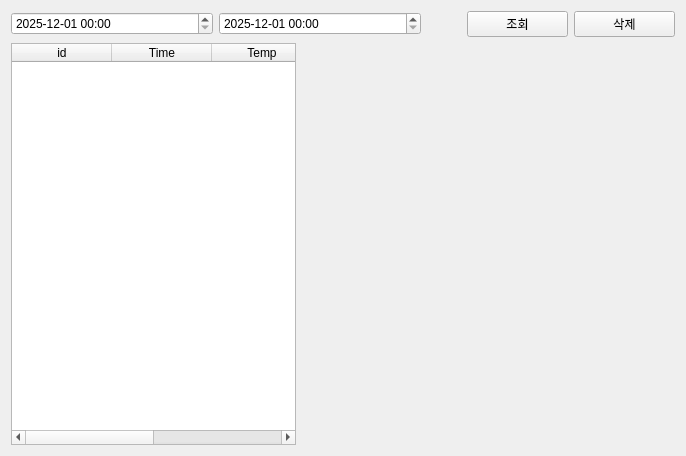
<?xml version="1.0" encoding="UTF-8"?>
<ui version="4.0">
 <class>Tab2Env</class>
 <widget class="QWidget" name="Tab2Env">
  <property name="geometry">
   <rect>
    <x>0</x>
    <y>0</y>
    <width>686</width>
    <height>456</height>
   </rect>
  </property>
  <property name="windowTitle">
   <string>Form</string>
  </property>
  <layout class="QVBoxLayout" name="verticalLayout_3">
   <item>
    <layout class="QVBoxLayout" name="verticalLayout_2">
     <item>
      <layout class="QHBoxLayout" name="horizontalLayout" stretch="2,2,0,1,1">
       <item>
        <widget class="QDateTimeEdit" name="pDateTimeFrom">
         <property name="dateTime">
          <datetime>
           <hour>0</hour>
           <minute>0</minute>
           <second>0</second>
           <year>2025</year>
           <month>12</month>
           <day>1</day>
          </datetime>
         </property>
         <property name="minimumDate">
          <date>
           <year>2025</year>
           <month>12</month>
           <day>1</day>
          </date>
         </property>
         <property name="displayFormat">
          <string notr="true">yyyy-MM-dd hh:mm</string>
         </property>
        </widget>
       </item>
       <item>
        <widget class="QDateTimeEdit" name="pDateTimeTo">
         <property name="minimumDate">
          <date>
           <year>2025</year>
           <month>12</month>
           <day>1</day>
          </date>
         </property>
         <property name="displayFormat">
          <string notr="true">yyyy-MM-dd hh:mm</string>
         </property>
        </widget>
       </item>
       <item>
        <spacer name="horizontalSpacer">
         <property name="orientation">
          <enum>Qt::Orientation::Horizontal</enum>
         </property>
         <property name="sizeHint" stdset="0">
          <size>
           <width>40</width>
           <height>20</height>
          </size>
         </property>
        </spacer>
       </item>
       <item>
        <widget class="QPushButton" name="pPBSearchDB">
         <property name="text">
          <string>조회</string>
         </property>
        </widget>
       </item>
       <item>
        <widget class="QPushButton" name="pPBDeleteDB">
         <property name="text">
          <string>삭제</string>
         </property>
        </widget>
       </item>
      </layout>
     </item>
     <item>
      <layout class="QHBoxLayout" name="horizontalLayout_2" stretch="3,4">
       <item>
        <layout class="QVBoxLayout" name="verticalLayout">
         <item>
          <widget class="QTableWidget" name="pEnvTable">
           <column>
            <property name="text">
             <string>id</string>
            </property>
           </column>
           <column>
            <property name="text">
             <string>Time</string>
            </property>
           </column>
           <column>
            <property name="text">
             <string>Temp</string>
            </property>
           </column>
           <column>
            <property name="text">
             <string>Humi</string>
            </property>
           </column>
          </widget>
         </item>
        </layout>
       </item>
       <item>
        <layout class="QVBoxLayout" name="pChartViewLayout"/>
       </item>
      </layout>
     </item>
    </layout>
   </item>
  </layout>
 </widget>
 <resources/>
 <connections/>
</ui>
